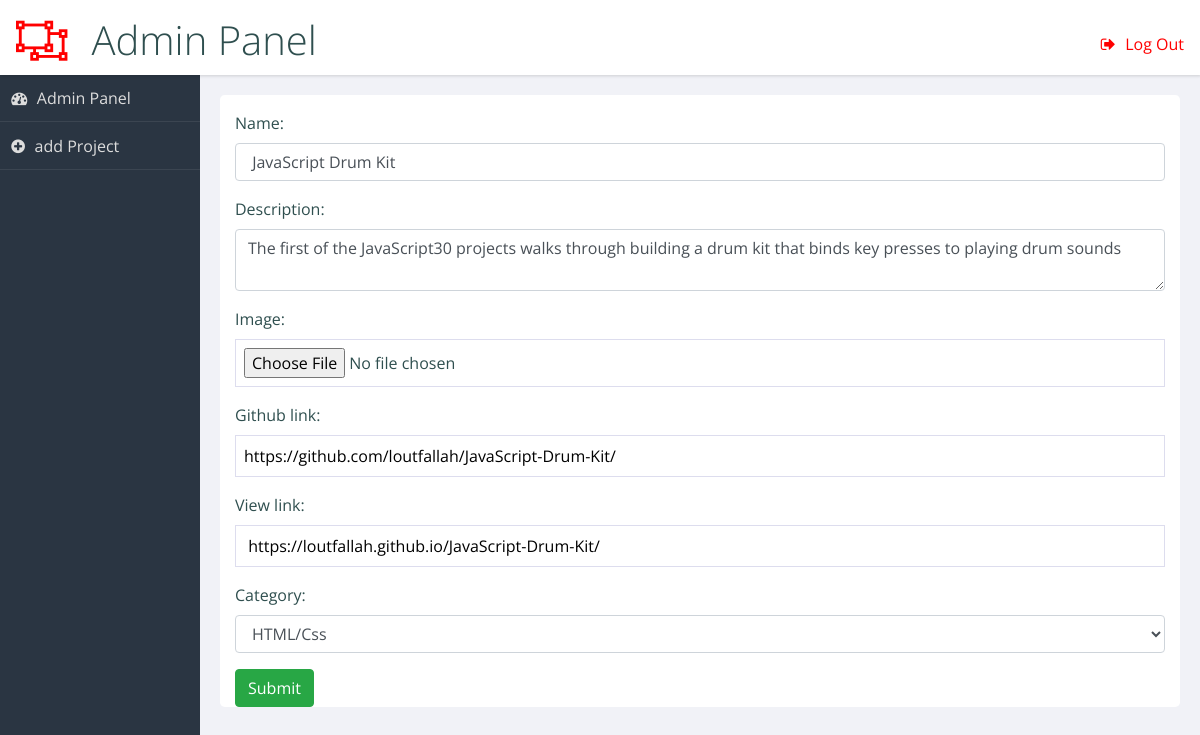
Screenshot of /admin/update.php?id=3 (signed in) with the database file from the repository.
### tables this page shows
CREATE TABLE IF NOT EXISTS `project` (
  `Id` int(11) NOT NULL AUTO_INCREMENT,
  `Name` varchar(50) NOT NULL,
  `Description` varchar(150) NOT NULL,
  `Image` varchar(100) NOT NULL,
  `Github` varchar(100) NOT NULL,
  `View` varchar(100) NOT NULL,
  `Category` varchar(50) NOT NULL,
  PRIMARY KEY (`Id`)
);

### admin/update.php (the view, shortened to what this page needs)
<?php
include 'include/datebase.php';
$message=$id=null;
if ( !empty($_GET['id'])) {
 $id = $_REQUEST['id'];
}
$var1 = "SELECT * FROM  project WHERE  Id = $id";
$resultat = $db_connect->query($var1);
$data = $resultat->fetchAll(PDO::FETCH_ASSOC);
?>
<!DOCTYPE html>
<html lang="en" >
<head>
  <link rel='stylesheet' href='https://cdnjs.cloudflare.com/ajax/libs/font-awesome/4.4.0/css/font-awesome.min.css'>
  <link rel="stylesheet" href="https://stackpath.bootstrapcdn.com/bootstrap/4.3.1/css/bootstrap.min.css">
      <link rel="stylesheet" href="css/style.css">
</head>
<body>
<?php include 'include/header-nav.php';?>
<main role="main">
<section class="panel important">
<div class="container">
<form action='update.php?id=<?php echo $id?>' method="POST" >
<?php
 foreach($data as $projet) {
    $port_projet = <<<prod
    <div class="form-group">
      <label>Name:</label>
      <input type="text" class="form-control" placeholder="Enter Name" name="Name" value="{$projet['Name']}">
    </div>
    <div class="form-group">
      <label>Description:</label>
      <textarea name="Description" class="form-control" placeholder="Enter your Description">{$projet['Description']}</textarea>
    </div>
    <div class="form-group">
      <label>Image:</label>
      <input type="file" class="form-control-file" placeholder="Image link" name="Image" value="{$projet['Image']}">
    </div>
    <div class="form-group">
      <label>Github link:</label>
      <input type="text" placeholder="Enter Github link" name="Github" value="{$projet['Github']}">
    </div>
    <div class="form-group">
      <label>View link:</label>
      <input type="text" placeholder="Enter View link" name="View" value="{$projet['View']}">
    </div>
	  <div class="form-group">
      <label>Category:</label>
      <select class="form-control" name="Category">
      <option value="app">HTML/Css</option>
      <option value="icon">JavaScript</option>
      <option value="logo">PHP</option>
      <option value="web">Autre</option>
     </div>
    </select>
    </div>
    <button type="submit" class="btn btn-labeled btn-success" name="Submit">Submit</button>
prod;
echo  $port_projet;
 }
 ?>
  </section>
  </main>
</body>
</html>

### admin/css/style.css (style rules this page uses)
html { box-sizing: border-box; }
*, *:before, *:after { box-sizing: inherit; }
body { background: #f1f2f7; font-family: "Open Sans", arial, sans-serif; color: darkslategray; }
.panel { background-color: white; color: darkslategray; -webkit-border-radius: 0.3rem; -moz-border-radius: 0.3rem; -ms-border-radius: 0.3rem; border-radius: 0.3rem; margin: 1%; }
form input, form textarea, form select { width: 100%; display: block; border: solid 1px #dde; padding: 0.5em; }
form input:after, form textarea:after, form select:after { content: ""; display: table; clear: both; }
form label, form legend { display: block; margin: 1em 0 0.5em; }
@media screen and (min-width: 600px) { html, body { height: 100%; } }
@media screen and (min-width: 600px) { main[role="main"] { margin: 75px 0 40px 200px; } }
@media screen and (min-width: 600px) { main[role="main"]:after { content: ""; display: table; clear: both; } }
@media screen and (min-width: 600px) { .panel { margin: 2% 0 0 2%; float: left; width: 96%; } }
@media screen and (min-width: 600px) { .panel:after { content: ""; display: table; clear: both; } }
@media screen and (min-width: 900px) { .panel { width: 47%; clear: none; } }
@media screen and (min-width: 900px) { .panel.important { width: 96%; } }

### rows the page displays
project: Name "JavaScript Drum Kit", Description "The first of the JavaScript30 projects walks through building a drum kit that binds key presses to playing drum sounds", Github "https://github.com/loutfallah/JavaScript-Drum-Kit/", View "https://loutfallah.github.io/JavaScript-Drum-Kit/"
